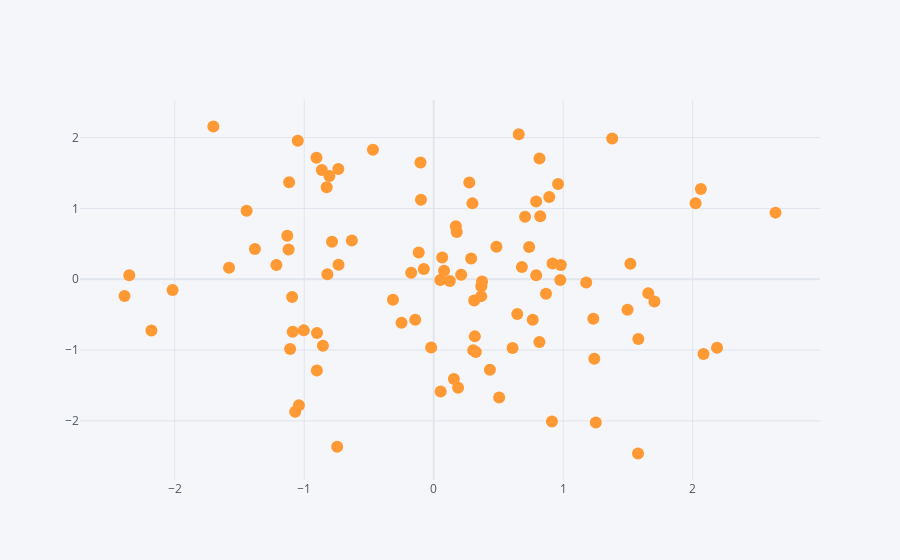

Notebook code for this chart:
### Code cell
# scatter plot 
df.iplot(kind='scatter',x='A',y='B', mode='markers')
